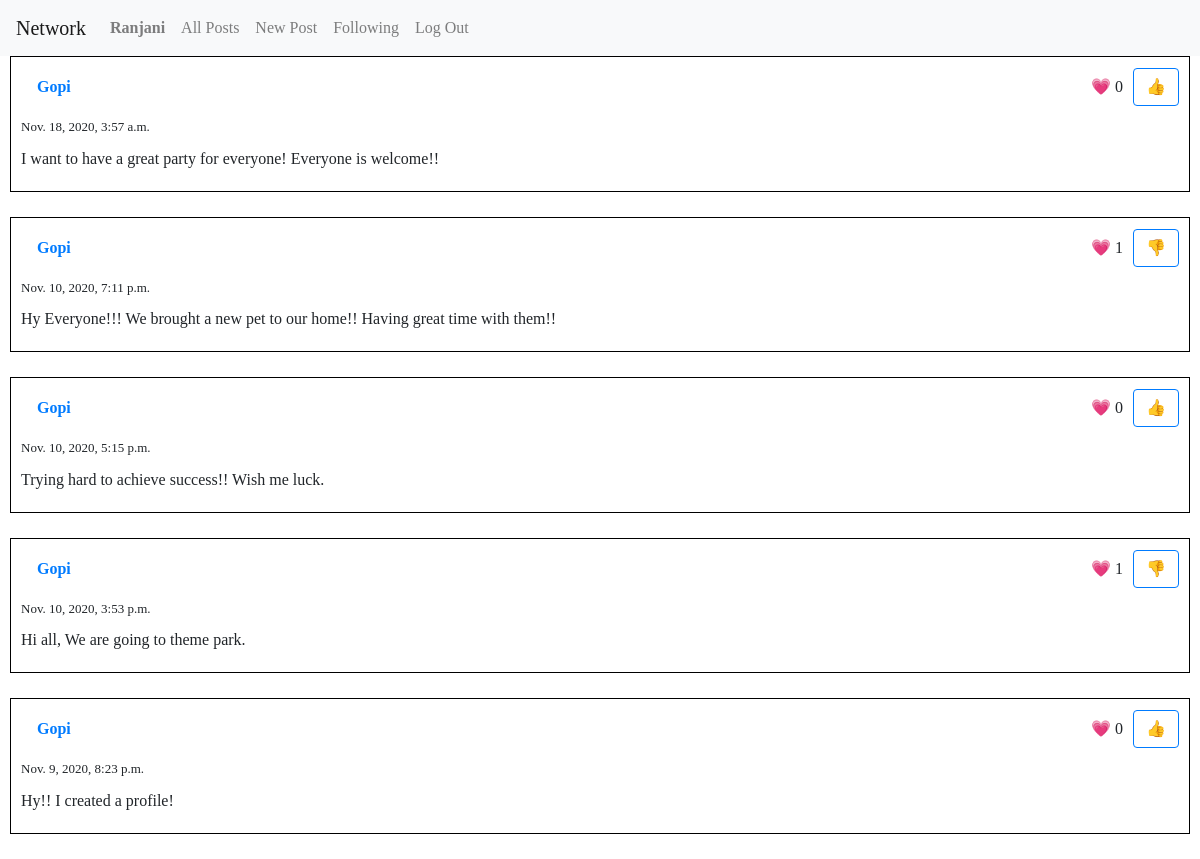
Page /following (signed in) on the committed database.
### network/models.py (models this page shows, shortened)
class User(AbstractUser):
    pass

class Posts(models.Model):
    creator = models.ForeignKey(User,on_delete=models.SET_NULL, null=True, blank=True, related_name="posts")
    content = models.TextField(max_length=500)
    created = models.DateTimeField(default=timezone.now)

### network/views.py (the view)
# urls.py: path("following", views.following, name="following"),
def following(request):
    follows = Follows.objects.filter(follower=request.user.id)
    all_posts = Posts.objects.none()
    for f in follows:
        all_posts = all_posts | Posts.objects.filter(creator=f.followee)
    return render(request, "network/following.html", {
        "all_posts": get_posts_in_page(request, all_posts.order_by(POSTS_ORDER))
    })

### network/templatetags/network_filters.py (called while the page is built)
@register.filter
def user_likes(likes, user):
    return any(like.liker == user for like in likes.all())

### network/views.py (called while the page is built)
def get_posts_in_page(request, posts):
    paginator = Paginator(posts, 10)
    page = request.GET.get('page')
    return paginator.get_page(page)

### network/templates/network/following.html
{% extends "network/layout.html" %}
{% block body %}
{% include "network/all_posts.html" %}
{% endblock %}

### network/templates/network/layout.html (shortened to what this page needs)
{% load static %}
<!DOCTYPE html>
<html lang="en">
    <head>
        <link rel="stylesheet" href="https://cdn.jsdelivr.net/npm/bootstrap@4.5.3/dist/css/bootstrap.min.css">
        <link href="{% static 'network/styles.css' %}" rel="stylesheet">
    </head>
    <body>
        <nav class="navbar navbar-expand-lg navbar-light bg-light">
            <a class="navbar-brand" href="/">Network</a>
            <div>
              <ul class="navbar-nav mr-auto">
                {% if user.is_authenticated %}
                    <li class="nav-item">
                        <a class="nav-link" href="{% url 'profile' user.id %}"><strong>{{ user.username }}</strong></a>
                    </li>
                {% endif %}
                <li class="nav-item">
                  <a class="nav-link" href="{% url 'index'  %}">All Posts</a>
                </li>
                {% if user.is_authenticated %}
                    <li class="nav-item">
                        <a class="nav-link" href="{% url 'new' %}">New Post</a>
                    </li>
                    <li class="nav-item">
                        <a class="nav-link" href="{% url 'following' %}">Following</a>
                    </li>
                    <li class="nav-item">
                        <a class="nav-link" href="{% url 'logout' %}">Log Out</a>
                    </li>
                {% endif %}
              </ul>
            </div>
          </nav>
        <div class="body">
            {% block body %}
            {% endblock %}
        </div>
    </body>
</html>

### network/templates/network/all_posts.html (shortened to what this page needs)
{% load static %}
{% load network_filters %}
{% for post in all_posts %}
    <div class="post" id="post-{{ post.id }}">
        <div class="creator">
            <a class="nav-link" href="{% url 'profile' post.creator.id %}">
                {{ post.creator }}
            </a>
        </div>
        <div class="like-count">
            &#128151; <span id="post-like-count-{{ post.id }}">{{ post.likes.count }}</span>
        </div>
        {% if user.is_authenticated %}
            {% with liked=post.likes|user_likes:user up_button="&#128077;" down_button="&#128078;" %}
                <button type="button" class="btn btn-outline-primary like-button"
                        onclick="toggleLike(this, {{ post.id }}, {{ liked|yesno:"true,false" }})"
                        data-up-button="{{ up_button }}"
                        data-down-button="{{ down_button }}"
                >
                    {% if liked %}
                        {{ down_button }}
                    {% else %}
                        {{ up_button }}
                    {% endif %}
                </button>
            {% endwith %}
        {% endif %}
        <div class="created-time">
            {{ post.created }}
        </div>
        <div class="content">
            {{ post.content }}
        </div>
    </div>
{% endfor %}

### network/static/network/styles.css (style rules this page uses)
body { font-family: "Comic Sans MS", cursive; }
.body { margin: 0 10px; }
.post { border: 1px solid black; padding: 10px; margin-bottom: 25px; display: grid; grid-template-areas: "creator edit-button like-count like-button" "created-time created-time created-time created-time" "content content content content" "edit-content edit-content edit-content edit-content"; grid-template-columns: 1fr auto auto auto; grid-gap: 10px; align-items: baseline; }
.post .like-count { grid-area: like-count; }
.post .like-button { grid-area: like-button; }
.post .creator { grid-area: creator; font-weight: bold; }
.post .created-time { grid-area: created-time; font-size: small; }
.post .content { grid-area: content; }

### rows in the picture
User: username "Ranjani"
Posts: creator "Gopi", likes.count "0", up_button "👍", created "Nov. 18, 2020, 3:57 a.m.", content "I want to have a great party for everyone! Everyone is welcome!!"
Posts: creator "Gopi", likes.count "1", down_button "👎", created "Nov. 10, 2020, 7:11 p.m.", content "Hy Everyone!!! We brought a new pet to our home!! Having great time with them!!"
Posts: creator "Gopi", likes.count "0", up_button "👍", created "Nov. 10, 2020, 5:15 p.m.", content "Trying hard to achieve success!! Wish me luck."
Posts: creator "Gopi", likes.count "1", down_button "👎", created "Nov. 10, 2020, 3:53 p.m.", content "Hi all, We are going to theme park."
Posts: creator "Gopi", likes.count "0", up_button "👍", created "Nov. 9, 2020, 8:23 p.m.", content "Hy!! I created a profile!"
